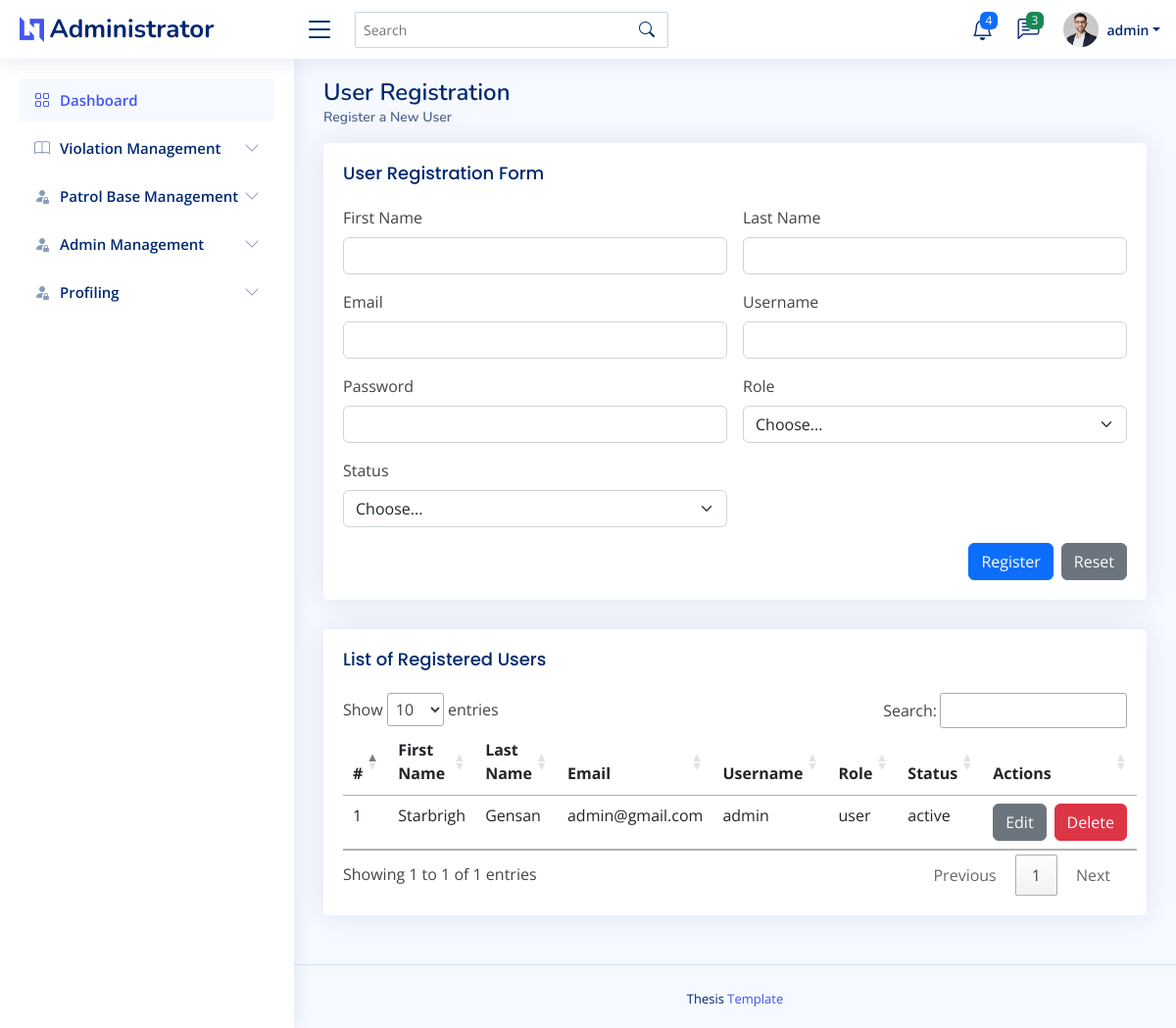
/admin/register_user.php (signed in), run on the app's committed database.
### tables this page shows
CREATE TABLE `user_table`  (
  `user_id` int NOT NULL AUTO_INCREMENT,
  `firstname` varchar(255) NULL DEFAULT NULL,
  `lastname` varchar(255) NULL DEFAULT NULL,
  `role` varchar(255) NULL DEFAULT NULL,
  `username` varchar(255) NULL DEFAULT NULL,
  `password` varchar(255) NULL DEFAULT NULL,
  `date_registered` date NULL DEFAULT current_timestamp,
  `status` varchar(255) NULL DEFAULT NULL,
  `email` varchar(255) NULL DEFAULT NULL,
  PRIMARY KEY (`user_id`) USING BTREE
);

### admin/register_user.php (the view, shortened to what this page needs)
<?php
    include("admin_header.php");
?>
<body>
    <?php
        include("admin_topnav.php");
        include("admin_sidenav.php");
    ?>
    <main id="main" class="main">
        <div class="pagetitle">
            <h1>User Registration</h1>
            <nav>
                <ol class="breadcrumb">
                    <li class="breadcrumb-item active">Register a New User</li>
                </ol>
            </nav>
        </div>
        <section class="section">
            <div class="row">
                <div class="col-lg-12">
                    <div class="card">
                        <div class="card-body">
                            <h5 class="card-title">User Registration Form</h5>
                            <form class="row g-3" action="process/user_registration.php" method="POST">
                                <div class="col-md-6">
                                    <label for="first_name" class="form-label">First Name</label>
                                    <input type="text" class="form-control" id="first_name" name="first_name" required>
                                </div>
                                <div class="col-md-6">
                                    <label for="last_name" class="form-label">Last Name</label>
                                    <input type="text" class="form-control" id="last_name" name="last_name" required>
                                </div>
                                <div class="col-md-6">
                                    <label for="email" class="form-label">Email</label>
                                    <input type="email" class="form-control" id="email" name="email" required>
                                </div>
                                <div class="col-md-6">
                                    <label for="username" class="form-label">Username</label>
                                    <input type="text" class="form-control" id="username" name="username" required>
                                </div>
                                <div class="col-md-6">
                                    <label for="password" class="form-label">Password</label>
                                    <input type="password" class="form-control" id="password" name="password" required>
                                </div>
                                <div class="col-md-6">
                                    <label for="role" class="form-label">Role</label>
                                    <select id="role" name="role" class="form-select" required>
                                        <option selected disabled value="">Choose...</option>
                                    </select>
                                </div>
                                <div class="col-md-6">
                                    <label for="status" class="form-label">Status</label>
                                    <select id="status" name="status" class="form-select" required>
                                        <option selected disabled value="">Choose...</option>
                                    </select>
                                </div>
                                <div class="col-12 d-flex justify-content-end">
                                    <button type="submit" class="btn btn-primary me-2">Register</button>
                                    <button type="reset" class="btn btn-secondary">Reset</button>
                                </div>
                            </form>
                        </div>
                    </div>
                </div>
                <div class="col-lg-12">
                    <div class="card">
                        <div class="card-body">
                            <h5 class="card-title">List of Registered Users</h5>
                            <table class="table table-hover" id="user_datatable">
                                <thead>
                                    <tr>
                                        <th scope="col">#</th>
                                        <th scope="col">First Name</th>
                                        <th scope="col">Last Name</th>
                                        <th scope="col">Email</th>
                                        <th scope="col">Username</th>
                                        <th scope="col">Role</th>
                                        <th scope="col">Status</th>
                                        <th scope="col">Actions</th>
                                    </tr>
                                </thead>
                                <tbody>
                                    <?php
                                        $stmt = $connection->prepare("SELECT * FROM user_table");
                                        $stmt->execute();
                                        $result = $stmt->get_result();
                                        $count = 1;
                                        while($row = $result->fetch_assoc()) {
                                            echo "<tr>";
                                            echo "<td>".$count."</td>";
                                            echo "<td>".$row['firstname']."</td>";
                                            echo "<td>".$row['lastname']."</td>";
                                            echo "<td>".$row['email']."</td>";
                                            echo "<td>".$row['username']."</td>";
                                            echo "<td>".$row['role']."</td>";
                                            echo "<td>".$row['status']."</td>";
                                            echo "<td class='d-flex'>";
                                            echo "<a class='btn btn-secondary me-2' href='edit_user.php?user_id=" . htmlspecialchars($row['user_id']) . "'>Edit</a>";
                                            echo "<button class='btn btn-danger' data-toggle='modal' data-target='#deleteModal" . $row['user_id'] . "'>Delete</button>";
                                            echo "</td>";
                                            echo "</tr>";
                                            $count++;
                                        }
                                    ?>
                                </tbody>
                            </table>
                        </div>
                    </div>
                </div>
            </div>
        </section>
    </main>
    <?php
        include("admin_footer.php");
    ?>
</body>
</html>

### assets/css/style.css (style rules this page uses)
:root { scroll-behavior: smooth; }
body { font-family: "Open Sans", sans-serif; background: #f6f9ff; color: #444444; }
a { color: #4154f1; text-decoration: none; }
h1, h2, h3, h4, h5, h6 { font-family: "Nunito", sans-serif; }
#main { margin-top: 60px; padding: 20px 30px; transition: all 0.3s; }
.pagetitle { margin-bottom: 10px; }
.pagetitle h1 { font-size: 24px; margin-bottom: 0; font-weight: 600; color: #012970; }
.card { margin-bottom: 30px; border: none; border-radius: 5px; box-shadow: 0px 0 30px rgba(1, 41, 112, 0.1); }
.card-title { padding: 20px 0 15px 0; font-size: 18px; font-weight: 500; color: #012970; font-family: "Poppins", sans-serif; }
.card-body { padding: 0 20px 20px 20px; }
.breadcrumb { font-size: 14px; font-family: "Nunito", sans-serif; color: #899bbd; font-weight: 600; }
.breadcrumb .breadcrumb-item::before { color: #899bbd; }
.breadcrumb .active { color: #51678f; font-weight: 600; }
@media (min-width: 1200px) { #main, #footer { margin-left: 300px; } }

### data on the page
user_table: firstname "Starbrigh", lastname "Gensan", email "admin@gmail.com", username "admin", role "user", status "active"

### other printed values
$_SESSION['username'] "admin"
